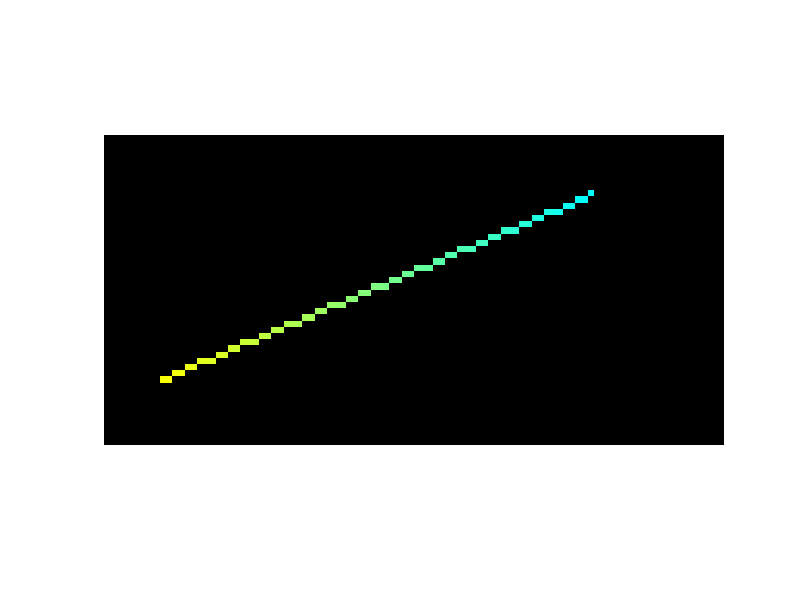

This figure's MATLAB source:
tic;
clear
clc
width=100;
height=50;
x1=10; y1=10;
x2=80; y2=40;

I=uint8(zeros(height,width,3));

dx=x2-x1;dy=y2-y1;

if abs(dx)>abs(dy)
    step=abs(dx);
else
    step=abs(dy);
end

xinc=dx/step; yinc=dy/step;

for i=1:step
    I(height-round(y1),round(x1),:)=((step-i)/step)*[255;255;0]+(i/step)*[0;255;255];
    x1=x1+xinc;
    y1=y1+yinc;
end

imshow(I,'initialmagnification','fit')
toc;